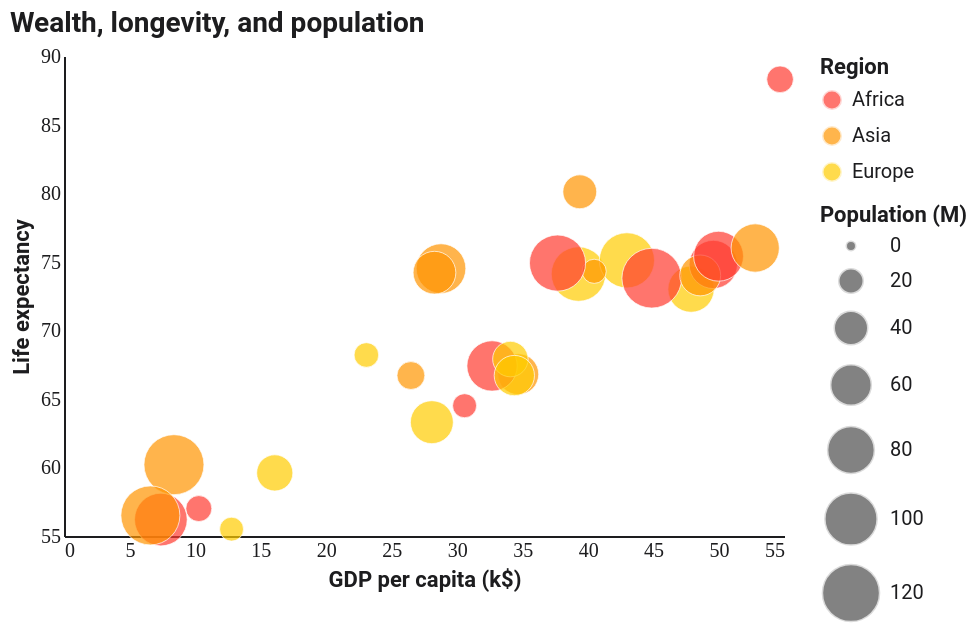

Express this chart as Vega-Lite.
### Vega-Lite specification from a JSON file in a GitHub repository (floating-point values rounded to 4 significant figures)
{"$schema": "https://vega.github.io/schema/vega-lite/v5.json", "config": {"background": "#FFFFFF", "font": "Roboto, Roboto Serif, Roboto Mono, system-ui, sans-serif", "view": {"stroke": null, "cornerRadius": 10}, "axis": {"domain": true, "domainColor": "#1D1D1F", "labelColor": "#1D1D1F", "titleColor": "#1D1D1F", "grid": false, "ticks": false, "labelFont": "Roboto Mono", "titleFont": "Roboto"}, "axisTop": {"domain": false, "domainColor": null, "labels": false, "ticks": false, "title": null}, "axisRight": {"domain": false, "domainColor": null, "labels": false, "ticks": false, "title": null}, "legend": {"titleFont": "Roboto", "labelFont": "Roboto", "labelColor": "#1D1D1F", "titleColor": "#1D1D1F"}, "title": {"font": "Roboto", "fontSize": 14, "color": "#1D1D1F", "subtitleFont": "Roboto", "subtitleColor": "#1D1D1F"}, "range": {"category": ["#FF3B30", "#FF9500", "#FFCC00", "#28CD41", "#79DBDC", "#007AFF", "#AF52DE", "#FF2D55"]}, "bar": {"cornerRadiusEnd": 4}, "line": {"strokeWidth": 2}, "point": {"filled": true, "size": 40}}, "width": 360, "height": 240, "title": {"text": "Wealth, longevity, and population", "anchor": "start"}, "data": {"values": [{"gdp": 26.5, "life": 66.7, "pop": 23.7, "region": "Asia"}, {"gdp": 47.9, "life": 73.0, "pop": 72.9, "region": "Europe"}, {"gdp": 49.6, "life": 74.8, "pop": 79.8, "region": "Africa"}, {"gdp": 34.7, "life": 66.8, "pop": 56.2, "region": "Asia"}, {"gdp": 39.3, "life": 74.1, "pop": 102.9, "region": "Europe"}, {"gdp": 10.3, "life": 57.0, "pop": 20.0, "region": "Africa"}, {"gdp": 28.8, "life": 74.5, "pop": 84.7, "region": "Asia"}, {"gdp": 43.0, "life": 75.1, "pop": 105.7, "region": "Europe"}, {"gdp": 7.4, "life": 56.2, "pop": 96.0, "region": "Africa"}, {"gdp": 40.5, "life": 74.3, "pop": 16.8, "region": "Asia"}, {"gdp": 16.1, "life": 59.6, "pop": 43.0, "region": "Europe"}, {"gdp": 44.9, "life": 73.8, "pop": 124.7, "region": "Africa"}, {"gdp": 48.6, "life": 74.0, "pop": 56.1, "region": "Asia"}, {"gdp": 28.1, "life": 63.3, "pop": 62.3, "region": "Europe"}, {"gdp": 50.0, "life": 75.4, "pop": 85.6, "region": "Africa"}, {"gdp": 8.4, "life": 60.2, "pop": 125.9, "region": "Asia"}, {"gdp": 12.8, "life": 55.5, "pop": 16.3, "region": "Europe"}, {"gdp": 30.6, "life": 64.5, "pop": 16.5, "region": "Africa"}, {"gdp": 28.3, "life": 74.2, "pop": 61.7, "region": "Asia"}, {"gdp": 23.1, "life": 68.2, "pop": 17.6, "region": "Europe"}, {"gdp": 32.7, "life": 67.4, "pop": 87.2, "region": "Africa"}, {"gdp": 52.8, "life": 76.0, "pop": 79.9, "region": "Asia"}, {"gdp": 34.1, "life": 67.9, "pop": 41.2, "region": "Europe"}, {"gdp": 54.7, "life": 88.3, "pop": 21.4, "region": "Africa"}, {"gdp": 39.4, "life": 80.1, "pop": 37.0, "region": "Asia"}, {"gdp": 34.4, "life": 66.7, "pop": 54.4, "region": "Europe"}, {"gdp": 37.7, "life": 74.9, "pop": 109.6, "region": "Africa"}, {"gdp": 6.6, "life": 56.5, "pop": 121.6, "region": "Asia"}]}, "mark": {"type": "point", "filled": true, "opacity": 0.7, "stroke": "white", "strokeWidth": 0.5}, "encoding": {"x": {"field": "gdp", "type": "quantitative", "axis": {"title": "GDP per capita (k$)"}}, "y": {"field": "life", "type": "quantitative", "scale": {"zero": false}, "axis": {"title": "Life expectancy"}}, "size": {"field": "pop", "type": "quantitative", "scale": {"range": [30, 900]}, "legend": {"title": "Population (M)"}}, "color": {"field": "region", "type": "nominal", "legend": {"title": "Region"}}}}
